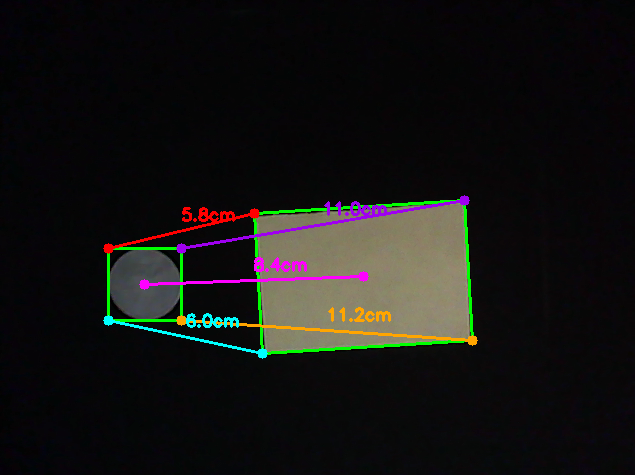
#> input picture git1.png, 635 x 475 px, given in place of the camera
$ python from_reference.py   (older library calls are emulated)
#> lines starting #> are read from the running program, lines starting #| are printed output that depends on the picture; after the words box and inside, x2 and y2 are one past the last pixel; in counts of white or black regions, pixels touching at a corner belong together
# import the necessary packages
from scipy.spatial import distance as dist
from imutils import perspective
from imutils import contours
import numpy as np
import argparse
import imutils
import cv2
import math

# Class for point
class point:
  x = 0
  y = 0

# Points for Left Right Top and Bottom
plL = point()
plR = point()
plU = point()
plD = point()

def midpoint(ptA, ptB):
	return ((ptA[0] + ptB[0]) * 0.5, (ptA[1] + ptB[1]) * 0.5)

# load the image, convert it to grayscale, and blur it slightly
cam = cv2.VideoCapture(1)
_ ,image = cam.read()
#> image is the input picture: shape (475, 635, 3); mean B, G, R 19.3, 21, 22
gray = cv2.cvtColor(image, cv2.COLOR_BGR2GRAY)
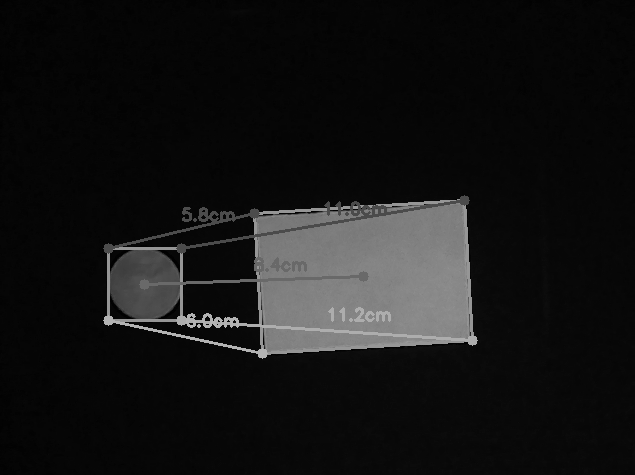
#> gray: shape (475, 635); min 1, max 179, mean 21.2
gray = cv2.GaussianBlur(gray, (1, 1), 0)

# perform edge detection, then perform a dilation + erosion to
# close gaps in between object edges
edged = cv2.Canny(gray, 100, 200)
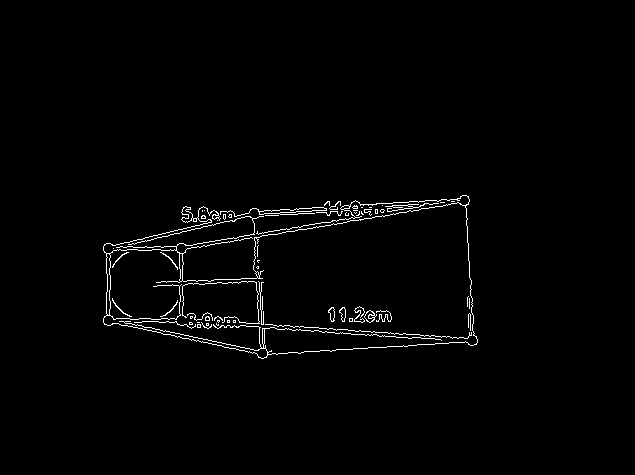
#> edged: shape (475, 635); 1.5% white in thin lines or dots, all inside (x1, y1, x2, y2) = (103, 195, 478, 359)
edged = cv2.dilate(edged, None, iterations=1)
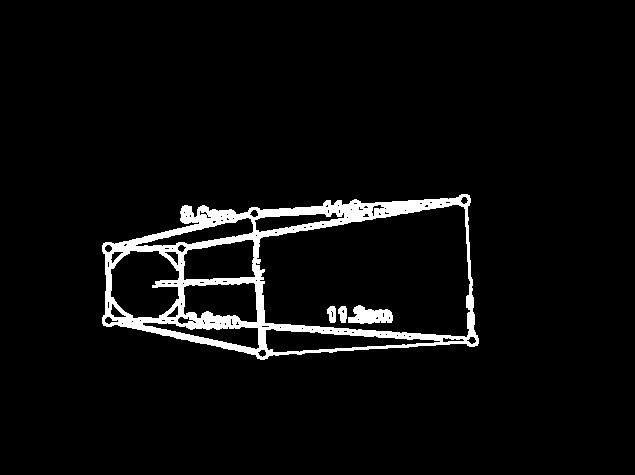
#> edged: shape (475, 635); 4.6% white; 4 white regions, box (x1, y1, x2, y2) and area: (102, 194, 479, 360) 13167, (348, 305, 393, 324) 575, (327, 306, 336, 323) 118, (338, 306, 347, 323) 117
edged = cv2.erode(edged, None, iterations=1)
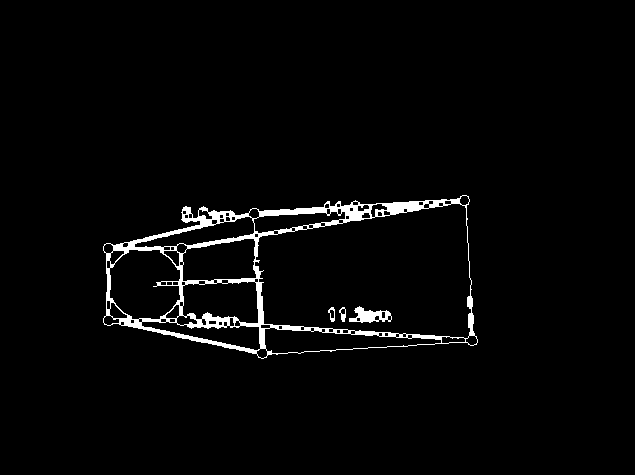
#> edged: shape (475, 635); 2.7% white; 4 white regions

# find contours in the edge map
cnts = cv2.findContours(edged.copy(), cv2.RETR_EXTERNAL,
	cv2.CHAIN_APPROX_SIMPLE)
#> cnts = 1 contour; box (x1, y1, x2, y2) and area: (103, 195, 478, 359) 47654
cnts = cnts[0] if imutils.is_cv2() else cnts[1]

# sort the contours from left-to-right and, then initialize the
# distance colors and reference object
(cnts, _) = contours.sort_contours(cnts)
colors = ((0, 0, 255), (240, 0, 159), (0, 165, 255), (255, 255, 0),
	(255, 0, 255))

refObj = None
pixelsPerMetric = None

# loop over the contours individually
for c in cnts:
	# if the contour is not sufficiently large, ignore it
	if cv2.contourArea(c) < 500:
		continue

	# compute the rotated bounding box of the contour
	box = cv2.minAreaRect(c)
	box = cv2.cv.BoxPoints(box) if imutils.is_cv2() else cv2.boxPoints(box)
	box = np.array(box, dtype="int")

	# order the points in the contour such that they appear
	# in top-left, top-right, bottom-right, and bottom-left
	# order, then draw the outline of the rotated bounding
	# box
	box = perspective.order_points(box)

	# compute the center of the bounding box
	cX = np.average(box[:, 0])
	cY = np.average(box[:, 1])

	# if this is the first contour we are examining (i.e.,
	# the left-most contour), we presume this is the
	# reference object
	if refObj is None:
		# unpack the ordered bounding box, then compute the
		# midpoint between the top-left and top-right points,
		# followed by the midpoint between the top-right and
		# bottom-right
		(tl, tr, br, bl) = box
		(tlblX, tlblY) = midpoint(tl, bl)
		(trbrX, trbrY) = midpoint(tr, br)

		# compute the Euclidean distance between the midpoints,
		# then construct the reference object
		D = dist.euclidean((tlblX, tlblY), (trbrX, trbrY))

		pixelsPerMetric =  D / 2.65
		refObj = (box, (cX, cY), pixelsPerMetric)
		continue

	# draw the contours on the image
	orig = image.copy()

	x,y,z = image.shape

	#The X axis in white
	cv2.line(orig, (0 , y/3), (x*20,y/3),(255, 255, 255), 2)

	cv2.drawContours(orig, [box.astype("int")], -1, (0, 255, 0), 2)
	cv2.drawContours(orig, [refObj[0].astype("int")], -1, (0, 255, 0), 2)

	# stack the reference coordinates and the object coordinates
	# to include the object center
	refCoords = np.vstack([refObj[0], refObj[1]])
	objCoords = np.vstack([box, (cX, cY)])

	# Give them values
	plL.x = box[0][0]
	plL.y = box[0][1]

	plR.x = box[1][0]
	plR.y = box[1][1]

	plU.x = box[2][0]
	plU.y = box[2][1]

	plD.x = box[3][0]
	plD.y = box[3][1]

	# Finding Height and width
	for (x, y) in box:
		cv2.circle(orig, (int(x), int(y)), 5, (0, 0, 255), -1)

	# unpack the ordered bounding box, then compute the midpoint
	# between the top-left and top-right coordinates, followed by
	# the midpoint between bottom-left and bottom-right coordinates
	(tl, tr, br, bl) = box
	(tltrX, tltrY) = midpoint(tl, tr)
	(blbrX, blbrY) = midpoint(bl, br)

	# compute the midpoint between the top-left and top-right points,
	# followed by the midpoint between the top-righ and bottom-right
	(tlblX, tlblY) = midpoint(tl, bl)
	(trbrX, trbrY) = midpoint(tr, br)

	# draw the midpoints on the image
	cv2.circle(orig, (int(tltrX), int(tltrY)), 5, (255, 0, 0), -1)
	cv2.circle(orig, (int(blbrX), int(blbrY)), 5, (255, 0, 0), -1)
	cv2.circle(orig, (int(tlblX), int(tlblY)), 5, (255, 0, 0), -1)
	cv2.circle(orig, (int(trbrX), int(trbrY)), 5, (255, 0, 0), -1)

	# draw lines between the midpoints
	cv2.line(orig, (int(tltrX), int(tltrY)), (int(blbrX), int(blbrY)),
		(255, 0, 255), 2)
	cv2.line(orig, (int(tlblX), int(tlblY)), (int(trbrX), int(trbrY)),
		(255, 0, 255), 2)

	# compute the Euclidean distance between the midpoints
	dA = dist.euclidean((tltrX, tltrY), (blbrX, blbrY))
	dB = dist.euclidean((tlblX, tlblY), (trbrX, trbrY))

    # compute the size of the object
	dimA = dA / pixelsPerMetric
	dimB = dB / pixelsPerMetric

	# Finding Angle
	rp1 = point()
	rp2 = point()

	Angle = 0

	if(dA>=dB):
		rp1.x = tltrX
		rp1.y = tltrY
		rp2.x = blbrX
		rp2.y = blbrY
	else:
		rp1.x = tlblX
		rp1.y = tlblY
		rp2.x = trbrX
		rp2.y = trbrY

	#Extending the line
	delX = (rp2.x - rp1.x)/(math.sqrt(((rp2.x-rp1.x) ** 2)+((rp2.y-rp1.y) ** 2)))
	delY = (rp2.y - rp1.y)/(math.sqrt(((rp2.x-rp1.x) ** 2)+((rp2.y-rp1.y) ** 2)))

	cv2.line(orig, (int(rp1.x - delX*650), int(rp1.y - delY*650)),
		(int(rp2.x + delX*650), int(rp2.y + delY*650)),(205, 0, 0), 2)

	# print("( " + str(rp1.x) + " , " +
	# 	str(rp1.y) + ") (" + str(rp2.x) + " , " + str(rp2.y) + " ) ")

	# draw the object sizes on the image
	cv2.putText(orig, "{:.3f}cm".format(dimB),
		(int(tltrX - 15), int(tltrY - 10)), cv2.FONT_HERSHEY_SIMPLEX,
		0.65, (255, 255, 255), 2)
	cv2.putText(orig, "{:.3f}cm".format(dimA),
		(int(trbrX + 10), int(trbrY)), cv2.FONT_HERSHEY_SIMPLEX,
		0.65, (255, 255, 255), 2)

	gradient = (rp2.y - rp1.y)*1.0/(rp2.x - rp1.x)*1.0
	Angle = math.atan(gradient)
	Angle = Angle*57.2958

	if(Angle < 0):
	    Angle = Angle + 180

	cv2.putText(orig, "Orientation = {:.4f}".format(Angle) + " Degree",
			(300, 460), cv2.FONT_HERSHEY_SIMPLEX,0.6, (0, 255, 255), 1)


	cv2.putText(orig, "White Line = X-Axis",
			(30, 460), cv2.FONT_HERSHEY_SIMPLEX,0.6, (255, 255, 255), 1)


	cv2.putText(orig, "Object Dimensions and Orientation Detection",
			(85, 30), cv2.FONT_HERSHEY_SIMPLEX,0.65, (255, 255, 255), 2)

	# [8 lines of commented-out code are left out]
	for ((xA, yA), (xB, yB), color) in zip(refCoords, objCoords, colors):
		# draw circles corresponding to the current points and
		# connect them with a line
		cv2.circle(orig, (int(xA), int(yA)), 5, color, -1)
		cv2.circle(orig, (int(xB), int(yB)), 5, color, -1)
		cv2.line(orig, (int(xA), int(yA)), (int(xB), int(yB)),
			color, 2)

		# compute the Euclidean distance between the coordinates,
		# and then convert the distance in pixels to distance in
		# units
		D = dist.euclidean((xA, yA), (xB, yB)) / refObj[2]
		(mX, mY) = midpoint((xA, yA), (xB, yB))
		cv2.putText(orig, "{:.1f}cm".format(D), (int(mX), int(mY - 10)),
			cv2.FONT_HERSHEY_SIMPLEX, 0.55, color, 2)

		# show the output image
		cv2.imshow("Image", orig)
		cv2.waitKey(0)
#> this loop made 1 pass
#> (cX, cY) on pass 1: (287.5, 279)
#> after the loop, pixelsPerMetric = 140.9

$ run again, on git2.png
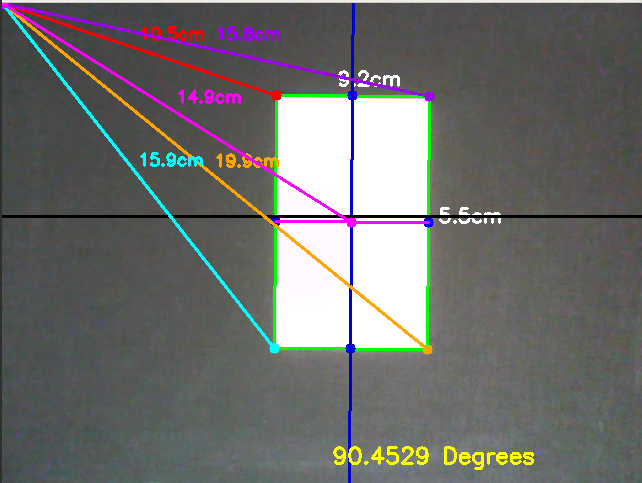
#> input picture git2.png, 642 x 483 px, given in place of the camera
#> image is the input picture: shape (483, 642, 3); mean B, G, R 108.5, 110.3, 110.3
#> `edged = cv2.erode(edged, None, iterations=1)`:
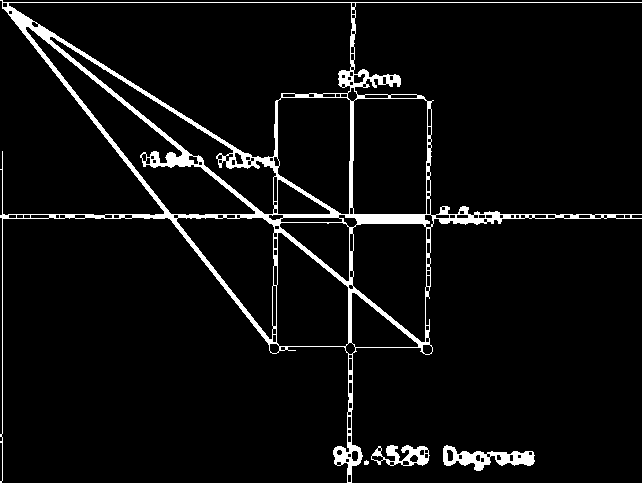
#> edged: shape (483, 642); 5.4% white; 4 white regions
#> cnts = 4 contours, 1 with area under 20; largest, box (x1, y1, x2, y2) and area: (0, 0, 642, 483) 97920, (443, 445, 535, 471) 1093, (371, 445, 430, 466) 678
#> the loop `for c in cnts:` made 4 passes
#> (cX, cY, z, plL.x, plL.y, plR.x) on passes 3 to 4: (400, 455, 3, 371, 445, 429), (487.8, 459, 3, 443, 444, 534)
#> after the loop `for c in cnts:`:
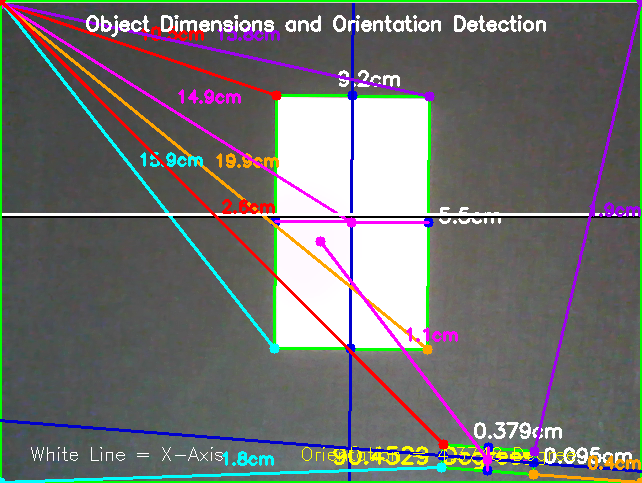
#> orig: shape (483, 642, 3); mean B, G, R 111.8, 114, 113.1
#> after the loop `for c in cnts:`: pixelsPerMetric = 241.9
